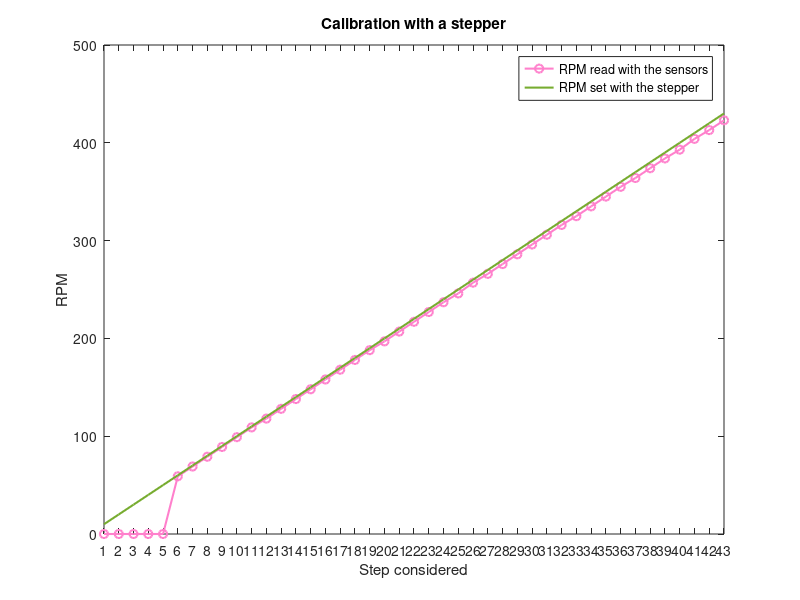

This chart was generated by the following MATLAB code: (Note: this script raises an error after producing the figure.)
clear all
close all
clc

clear all
close all
clc

% sensors = [9 19 29 39 49 59 69 79 89 99 109 118 128 138 148 158 168 178 188 197 ...
    % 207 217 227 237 246 257 266 276 286 296 306 316 325 335 345 355 364 374 384 393 ...
    % 404 413 423 440];

sensors = [0 0 0 0 0 59 69 79 89 99 109 118 128 138 148 158 168 178 188 197 ...
     207 217 227 237 246 257 266 276 286 296 306 316 325 335 345 355 364 374 384 393 ...
     404 413 423];

values = linspace (1,43,43)

stepper = 10 : 10 : 430;
errore = [];
errore_perc = [];
for i = 1 : length(stepper)
    errore(i) = stepper(i) - sensors(i);
    errore_perc(i) = errore(i)/100;
end
average_error = mean(errore_perc);
average_error_perc = average_error * 100;
% ciao
%% 
figure(1)
p=plot (values, sensors,'-o','LineWidth',1.5, 'Color',[1 0.5 0.8])
hold on
plot (values, stepper, 'LineWidth',1.5,'Color',[0.4660 0.6740 0.1880])
xlim([1 43])
xticks([1:44])
t = title ('Calibration with a stepper')
x = xlabel('Step considered')
y = ylabel ('RPM')
l = legend ('RPM read with the sensors', 'RPM set with the stepper')
l.Location = 'northwest'
l.FontSize = 15
p.MarkerFaceColor = [1 0.5 0.8];

% p.MarkerSize = 8;
t.FontSize = 20;
x.FontSize = 15;
y.FontSize = 15;